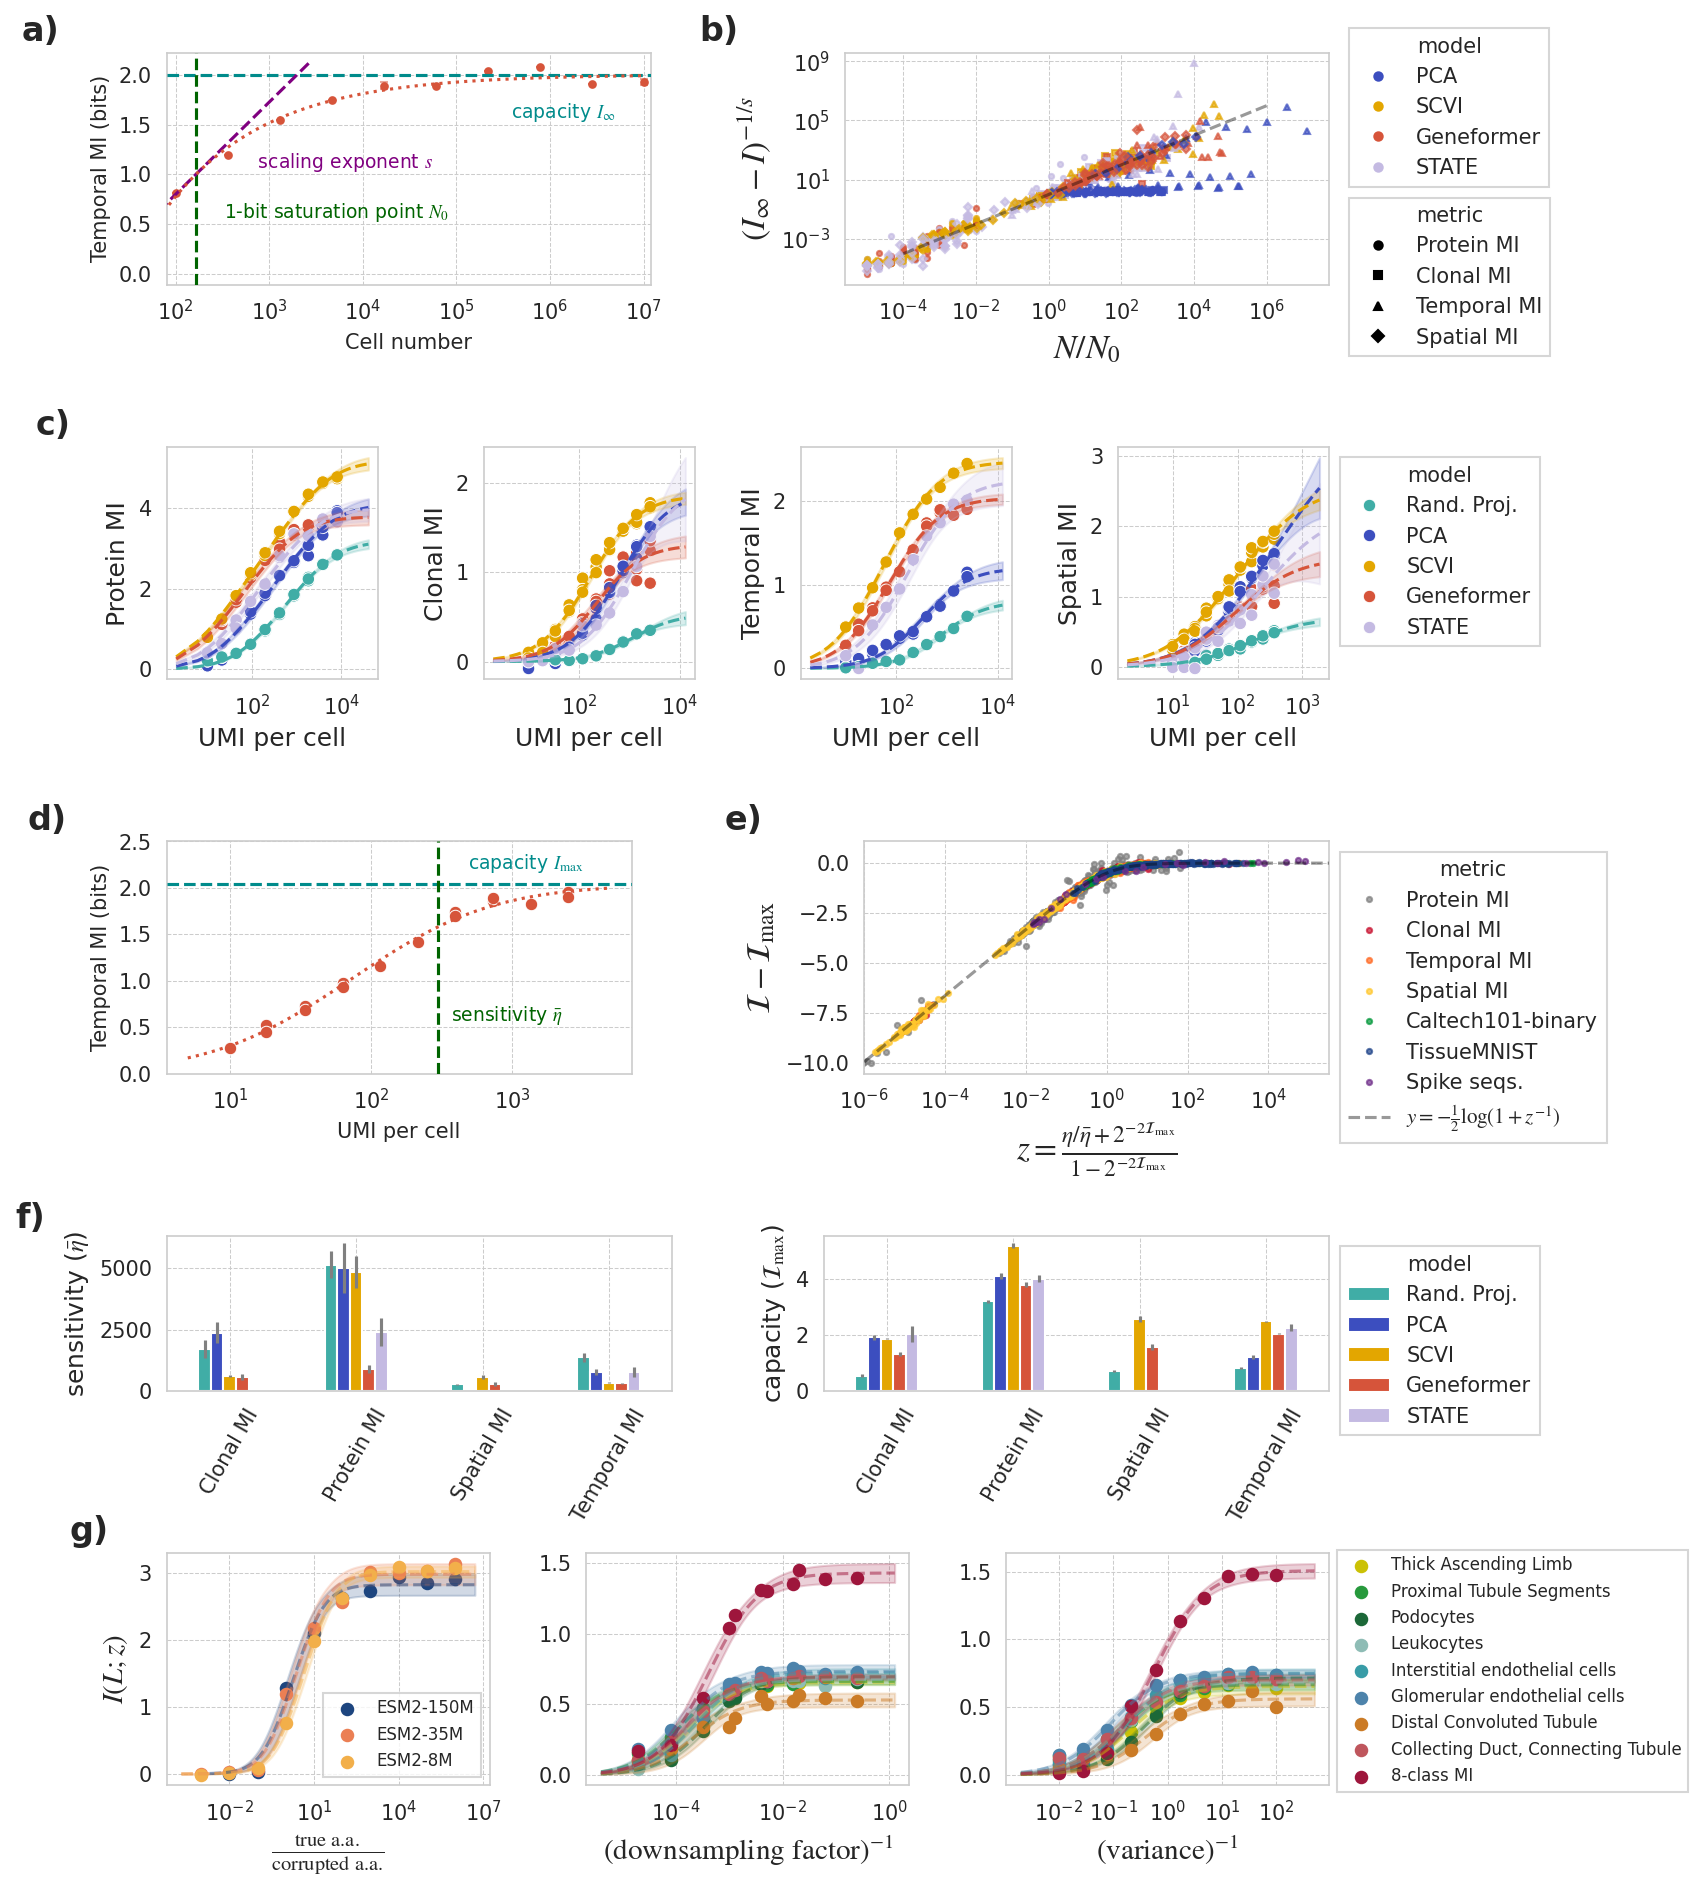

This figure's Python source:
"""big_fig_2.py

Script form of analysis/big_fig_2.ipynb, extended to include the STATE models.

What this does
--------------
1. Loads the single-cell MI results (`collect_mi_results.csv`), the precomputed
   cell-number / noise scaling fit parameters, and the auxiliary modalities
   (Caltech101, ESM2 spike sequences, TissueMNIST).
2. STATE has raw MI sweeps in `collect_mi_results.csv` but no precomputed scaling
   fits.  We fit them here with the *same* lmfit methodology used to generate the
   other models' parameters (see analysis/archive/2025-11-18_17-10_* and _17-20_*),
   then persist the STATE rows into `cell_scaling.csv` / `noise_scaling.csv` so the
   rest of the analysis picks them up too.
3. Reproduces the full 5-row "big figure 2" and adds STATE everywhere the other
   single-cell models appear, using the lavender colour c6[0] as STATE's colour.

Run with the `scaling` conda env:
    conda activate scaling && python analysis/big_fig_2.py
"""

import os
import glob
import re
import warnings

import numpy as np
import pandas as pd
import matplotlib as mpl

mpl.use("Agg")  # headless: we save to disk rather than show
import matplotlib.pyplot as plt
import seaborn as sns
from matplotlib import rcParams
from matplotlib.lines import Line2D
from lmfit import Model

# ----------------------------------------------------------------------------
# Paths
# ----------------------------------------------------------------------------
HERE = os.path.dirname(os.path.abspath(__file__))          # .../analysis
REPO_ROOT = os.path.dirname(HERE)                          # repo root
FINAL = os.path.join(HERE, "final_results")

CALTECH_URL = "https://raw.githubusercontent.com/ggdna/scScaling/main/results/"

COLLECT_CSV = os.path.join(FINAL, "collect_mi_results.csv")
CELL_SCALING_CSV = os.path.join(FINAL, "cell_scaling.csv")
NOISE_SCALING_CSV = os.path.join(FINAL, "noise_scaling.csv")
SEQ_CSV = os.path.join(REPO_ROOT, "seq", "multisize_gisaid_results.csv")
TISSUE_GLOB = os.path.join(REPO_ROOT, "images", "tissuemnist_models", "result_*.csv")

OUT_PDF = os.path.join(HERE, "big_fig_2.pdf")
OUT_PNG = os.path.join(HERE, "big_fig_2.png")

# Label renaming (applied to *values* across all columns, like the notebook).
RENAME_DICT = {
    "celltype.l3": "Cell type MI",
    "protein_counts": "Protein MI",
    "clone": "Clonal MI",
    "author_day": "Temporal MI",
    "ng_idx": "Spatial MI",
    "RandomProjection": "Rand. Proj.",
}

# STATE is only evaluated on each dataset's primary signal.
STATE_DATASET_SIGNAL = {
    "PBMC": "protein_counts",
    "larry": "clone",
    "merfish": "ng_idx",
    "shendure": "author_day",
}


# ----------------------------------------------------------------------------
# Model functions (from the notebook)
# ----------------------------------------------------------------------------
def cell_number_scaling(x, N0, s, I_inf):
    """Cell number scaling: I(x) = max(0, I_inf - (x/N0)^(-s))"""
    with np.errstate(divide="ignore", invalid="ignore", over="ignore"):
        ratio = x / N0
        scaling_term = np.where(ratio > 0, np.exp(-s * np.log(ratio)), 0.0)
        return np.where(x > 0, np.maximum(0, I_inf - scaling_term), np.nan)


def info_scaling(u, u_bar, I_max):
    """Information scaling: I(u) = I_max - 0.5*log2((1+u/u_bar)/(u/u_bar+2^(-2*I_max)))"""
    epsilon = 1e-12
    u, u_bar, I_max = np.asarray(u), np.asarray(u_bar), np.asarray(I_max)
    u_bar_safe = np.where(u_bar == 0, epsilon, u_bar)
    u_over_u_bar = u / u_bar_safe
    numerator = 1 + u_over_u_bar
    denominator = np.where(u_over_u_bar + 2 ** (-2 * I_max) == 0, epsilon, u_over_u_bar + 2 ** (-2 * I_max))
    ratio = np.where(numerator / denominator <= 0, epsilon, numerator / denominator)
    return I_max - 0.5 * np.log2(ratio)


def info_scaling_model(x, A, B):
    """Parameterized info scaling: 0.5*log2((x*B+1)/(1+A*x))"""
    return 0.5 * np.log2((x * B + 1) / (1 + A * x))


def transform_to_z(x, xbar, imax):
    """Transform to collapsed coordinate z"""
    A = 2 ** (-2 * imax)
    return ((x / xbar) + A) / (1 - A)


# ----------------------------------------------------------------------------
# STATE parameter fitting (mirrors the archived fit scripts)
# ----------------------------------------------------------------------------
def _cell_number_scaling_fit_model(x, N0, s, I_inf):
    """Form used for *fitting* (matches archive/2025-11-18_17-10_hyperparam_fits_cell_scaling.py)."""
    with np.errstate(divide="ignore", invalid="ignore"):
        return np.where(x > 0, I_inf - (x / N0) ** (-s), np.nan)


def _info_scaling_fit_model(u, u_bar, I_max):
    """Form used for *fitting* (matches archive/2025-11-18_17-20_hyperparm_fits_noise_scaling.py)."""
    eps = 1e-12
    u = np.asarray(u, dtype=float)
    u_bar_safe = np.where(u_bar == 0, eps, u_bar)
    u_over = u / u_bar_safe
    denom = np.where(u_over + 2 ** (-2 * I_max) == 0, eps, u_over + 2 ** (-2 * I_max))
    ratio = np.where((1 + u_over) / denom <= 0, eps, (1 + u_over) / denom)
    return I_max - 0.5 * np.log2(ratio)


def _safe_stderr(param):
    return param.stderr if param.stderr is not None else np.nan


def fit_state_cell_scaling(collect_df, initial_N0=1e4, initial_s=1.0, initial_I_inf=2.5):
    """Fit cell-number scaling for STATE per (dataset, metric, quality).

    Uses the deep-method bounds (N0 in [10, 1e7], s in [0.01, 10], I_inf in [0.1, 10]),
    the same branch the archived script uses for Geneformer/SCVI/State.
    """
    state = collect_df[collect_df["algorithm"] == "State"]
    model = Model(_cell_number_scaling_fit_model)
    rows = []
    for (dataset, signal, quality), grp in state.groupby(["dataset", "signal", "quality"]):
        if len(grp) < 3:
            continue
        x = grp["size"].values.astype(float)
        y = grp["mi_value"].values.astype(float)
        params = model.make_params(
            N0=dict(value=initial_N0, min=10, max=10 ** 7),
            s=dict(value=initial_s, min=0.01, max=10.0),
            I_inf=dict(value=initial_I_inf, min=0.1, max=10.0),
        )
        try:
            result = model.fit(y, params, x=x)
            with warnings.catch_warnings():
                warnings.simplefilter("ignore")
                try:
                    unc = result.eval_uncertainty(params=result.params, x=x, sigma=2)
                except Exception:
                    unc = np.zeros_like(x)
            rows.append({
                "dataset": dataset, "method": "State", "metric": signal, "quality": quality,
                "N0": result.params["N0"].value, "s": result.params["s"].value,
                "I_inf": result.params["I_inf"].value,
                "N0_error": _safe_stderr(result.params["N0"]),
                "s_error": _safe_stderr(result.params["s"]),
                "I_inf_error": _safe_stderr(result.params["I_inf"]),
                "mean_residual": float(np.mean(np.abs(result.residual))),
                "avg_uncertainty_error": float(np.mean(np.abs(unc))),
            })
        except Exception as e:
            print(f"  [cell] STATE fit failed for {dataset}/{signal}/q={quality:.3f}: {e}")
    out = pd.DataFrame(rows)
    num = ["N0", "s", "I_inf", "N0_error", "s_error", "I_inf_error", "mean_residual", "avg_uncertainty_error"]
    out[num] = out[num].round(3)
    return out


def fit_state_noise_scaling(collect_df, initial_u_bar=540, initial_I_max=3):
    """Fit noise (information) scaling for STATE per (dataset, metric, size)."""
    state = collect_df[collect_df["algorithm"] == "State"]
    model = Model(_info_scaling_fit_model)
    rows = []
    for (dataset, signal, size), grp in state.groupby(["dataset", "signal", "size"]):
        if len(grp) < 3:
            continue
        u = grp["umis_per_cell"].values.astype(float)
        y = grp["mi_value"].values.astype(float)
        params = model.make_params(u_bar=dict(value=initial_u_bar, min=0), I_max=dict(value=initial_I_max, min=0))
        try:
            result = model.fit(y, params, u=u)
            with warnings.catch_warnings():
                warnings.simplefilter("ignore")
                try:
                    unc = result.eval_uncertainty(params=result.params, u=u, sigma=2)
                except Exception:
                    unc = np.zeros_like(u)
            rows.append({
                "dataset": dataset, "method": "State", "metric": signal, "size": size,
                "fitted_u_bar": result.params["u_bar"].value,
                "fitted_I_max": result.params["I_max"].value,
                "u_bar_error": _safe_stderr(result.params["u_bar"]),
                "I_max_error": _safe_stderr(result.params["I_max"]),
                "avg_uncertainty_error": float(np.mean(np.abs(unc))),
            })
        except Exception as e:
            print(f"  [noise] STATE fit failed for {dataset}/{signal}/size={size}: {e}")
    out = pd.DataFrame(rows)
    num = ["fitted_u_bar", "fitted_I_max", "u_bar_error", "I_max_error", "avg_uncertainty_error"]
    out[num] = out[num].round(3)
    return out


def merge_and_persist(existing_csv, state_rows, key_cols):
    """Drop any prior STATE rows from the CSV, append fresh STATE rows, write back.

    Idempotent: re-running replaces (rather than duplicates) STATE rows.  Returns
    the merged dataframe (raw, un-renamed names) for plotting use.
    """
    existing = pd.read_csv(existing_csv)
    existing = existing[existing["method"] != "State"]
    merged = pd.concat([existing, state_rows[existing.columns]], ignore_index=True)
    merged.to_csv(existing_csv, index=False)
    print(f"  wrote {len(state_rows)} STATE rows -> {os.path.relpath(existing_csv, REPO_ROOT)}")
    return merged


# ----------------------------------------------------------------------------
# Plot helpers (from the notebook)
# ----------------------------------------------------------------------------
def plot_points(ax, x, y, color, label, marker="o"):
    ax.plot(x, y, color=color, marker=marker, alpha=0.7, ms=2.5, label=label, lw=0)


def fit_info_model(x_data, y_data, gate=True):
    """Fit info_scaling_model and return (x_bar, i_max, result).

    When ``gate`` is True (default), the fit is only returned if it is
    trustworthy (A/B standard errors smaller than their values) -- used by the
    collapse / auxiliary-modality panels.  When ``gate`` is False the fit is
    returned regardless of its uncertainty (used for the panel-c example curves,
    which should always be drawn).
    """
    model = Model(info_scaling_model)
    params = model.make_params(A=1e-2, B=1e-2)
    params["A"].min = params["B"].min = 0
    try:
        result = model.fit(y_data, params, x=x_data)
    except Exception:
        return None, None, None
    a, b = result.params["A"], result.params["B"]
    good = a.stderr and b.stderr and a.stderr < a.value and b.stderr < b.value
    if gate and not good:
        return None, None, None
    try:
        x_bar, i_max = 1 / a.value, 0.5 * np.log2(b.value / a.value)
    except Exception:
        x_bar, i_max = None, None
    return x_bar, i_max, result


def plot_precomputed_scaling(ax, df, param_df, color_map, marker_map, hue_order_metrics, hue_order_methods):
    """Plot precomputed scaling-collapse data (panel b)."""
    n_curves = 0
    for sig in hue_order_metrics:
        if sig == "Caltech101-binary":
            continue
        for q in df["quality"].unique():
            if q < 0.1:
                continue
            for alg in hue_order_methods:
                data = df[(df["signal"] == sig) & (df["quality"] == q) & (df["algorithm"] == alg)]
                if len(data) < 10:
                    continue
                avg_data = data.groupby("size").mi_value.mean()
                p = param_df[(param_df["metric"] == sig) & (param_df["method"] == alg) & (param_df["quality"] == q)]
                if p.empty:
                    continue
                s, N0, I_inf = p["s"].values[0], p["N0"].values[0], p["I_inf"].values[0]
                N_hat = avg_data.index / N0
                plot_points(ax, N_hat, (I_inf - avg_data.values) ** (-1 / s),
                            color_map[alg], None, marker_map[sig])
                n_curves += 1
    print(f"Plotted {n_curves} scaling curves.")


def plot_precomputed_noise(ax, df, param_df, palette, hue_order_metrics, hue_order_methods):
    """Plot precomputed noise-collapse data (panel e), coloured by metric."""
    n_curves = 0
    for idx, sig in enumerate(hue_order_metrics):
        if sig == "Caltech101-binary":
            continue
        for size in df["size"].unique():
            for alg in hue_order_methods:
                data = df[(df["signal"] == sig) & (df["size"] == size) & (df["algorithm"] == alg)]
                if len(data) < 10:
                    continue
                avg_data = data.groupby("umis_per_cell").mi_value.mean()
                p = param_df[(param_df["metric"] == sig) & (param_df["method"] == alg) & (param_df["size"] == size)]
                if p.empty:
                    continue
                xbar, imax = p["fitted_u_bar"].values[0], p["fitted_I_max"].values[0]
                z = transform_to_z(avg_data.index, xbar, imax)
                plot_points(ax, z, avg_data.values - imax, palette[idx], sig)
                n_curves += 1
    print(f"Plotted {n_curves} noise curves.")


def fit_and_plot_caltech(ax, df, x_col, color):
    for class_label in df["Class label"].unique()[:-1]:
        data = df[df["Class label"] == class_label]
        x_data, y_data = 1 / data[x_col], data["MI"]
        x_bar, i_max, _ = fit_info_model(x_data, y_data)
        if x_bar and i_max:
            z = transform_to_z(x_data, x_bar, i_max)
            plot_points(ax, z, y_data - i_max, color, "Caltech101-binary")


def fit_and_plot_sequences(ax, seq_df, color):
    for model_size in sorted(seq_df["model_size"].unique()):
        data = seq_df[seq_df["model_size"] == model_size]
        x_data = data["true/error"]
        y_data = data["mutual_information"]
        x_bar, i_max, _ = fit_info_model(x_data, y_data)
        if x_bar and i_max:
            z = transform_to_z(x_data, x_bar, i_max)
            plot_points(ax, z, y_data - i_max, color, "Spike seqs.")
            print(f"Sequences {model_size}: x_bar={x_bar:.2f}, i_max={i_max:.2f}")


def fit_and_plot_tissue(ax, combined_df, downsampling_type, tissue_color):
    data_subset = combined_df[combined_df["downsampling_type"] == downsampling_type].copy()
    x_transform = (lambda x: x ** 2) if downsampling_type == "pixel" else (lambda x: x)
    data_subset["inv_factor"] = 1 / data_subset["downsampling_level"]
    ova_columns = ["mi_score"] + [c for c in data_subset.columns if "ova_mi_continuous" in c]
    for col in ova_columns[::-1]:
        mask = ~data_subset[col].isna() & ~data_subset["inv_factor"].isna()
        x_data = x_transform(data_subset[mask]["inv_factor"].values)
        y_data = data_subset[mask][col].values
        if len(x_data) < 3:
            continue
        x_bar, i_max, _ = fit_info_model(x_data, y_data)
        if x_bar and i_max:
            z = transform_to_z(x_data, x_bar, i_max)
            plot_points(ax, z, y_data - i_max, tissue_color, "TissueMNIST")


# ----------------------------------------------------------------------------
# Data loading
# ----------------------------------------------------------------------------
def load_data():
    print("Loading data ...")
    collect_raw = pd.read_csv(COLLECT_CSV)

    # --- fit STATE scaling params and persist them into the param CSVs ---
    print("Fitting STATE scaling parameters ...")
    state_cell = fit_state_cell_scaling(collect_raw)
    state_noise = fit_state_noise_scaling(collect_raw)
    cell_param_raw = merge_and_persist(CELL_SCALING_CSV, state_cell, ["dataset", "method", "metric", "quality"])
    noise_param_raw = merge_and_persist(NOISE_SCALING_CSV, state_noise, ["dataset", "method", "metric", "size"])

    # --- single-cell MI results, renamed like the notebook ---
    df = collect_raw.replace(RENAME_DICT)
    sc_param_df = cell_param_raw.replace(RENAME_DICT)
    sc_param_df_noise = noise_param_raw.replace(RENAME_DICT)

    # --- Caltech101 (remote); skip gracefully if offline ---
    gaussian_df, res_df = None, None
    try:
        gaussian_df = pd.read_csv(f"{CALTECH_URL}Caltech101_Gaussian.csv")
        gaussian_df["Scale"] = gaussian_df["Scale"] ** 2
        res_df = pd.read_csv(f"{CALTECH_URL}Caltech101_resolution.csv")
    except Exception as e:
        print(f"WARNING: could not fetch Caltech101 data ({e}); panel e will omit Caltech points.")

    # --- ESM2 spike sequences ---
    seq_df = pd.read_csv(SEQ_CSV)

    # --- TissueMNIST ---
    dfs_tissue = []
    for file in glob.glob(TISSUE_GLOB):
        match = re.search(r"result_(.+)\.csv", file)
        token = match.group(1)
        if token == "clean":
            downsampling_type, downsampling_level = "clean", 0.0
        elif "pix" in token:
            downsampling_type, downsampling_level = "pixel", float(token.split("_")[1][:-1])
        elif "gauss" in token:
            downsampling_type, downsampling_level = "gaussian", float(token.split("_")[1][:-1])
        else:
            downsampling_type, downsampling_level = "unknown", 0.0
        df_temp = pd.read_csv(file)
        df_temp["downsampling_level"] = downsampling_level
        df_temp["downsampling_type"] = downsampling_type
        dfs_tissue.append(df_temp)
    combined_df = pd.concat(dfs_tissue, ignore_index=True)

    return dict(df=df, sc_param_df=sc_param_df, sc_param_df_noise=sc_param_df_noise,
                noise_param_raw=noise_param_raw, gaussian_df=gaussian_df, res_df=res_df,
                seq_df=seq_df, combined_df=combined_df)


# ----------------------------------------------------------------------------
# Style + colours
# ----------------------------------------------------------------------------
def setup_style():
    sns.set_style("whitegrid")
    rcParams.update({
        "figure.dpi": 150,
        "grid.linewidth": 0.5,
        "grid.linestyle": "dashed",
        "legend.fancybox": False,
        "mathtext.fontset": "stix",
    })
    mpl.rcParams["pdf.fonttype"] = 42
    mpl.rcParams["svg.fonttype"] = "none"


# c6[0] (lavender) is STATE's colour.
c6 = ["#c4bae2", "#40ada6", "#3c4ebf", "#e3a600", "#d6543a", "#edb1a3"]

# Single-cell model -> colour (after RENAME_DICT: RandomProjection -> "Rand. Proj.").
METHOD_COLOR = {
    "Rand. Proj.": c6[1],
    "PCA": c6[2],
    "SCVI": c6[3],
    "Geneformer": c6[4],
    "State": c6[0],   # lavender
}
METHOD_LABEL = {"State": "STATE"}  # display label for the legend

# Model orders, now including STATE.
HUE_ORDER = ["Rand. Proj.", "PCA", "SCVI", "Geneformer", "State"]
PRETTY_PALETTE = [METHOD_COLOR[m] for m in HUE_ORDER]
SCALING_METHODS = ["PCA", "SCVI", "Geneformer", "State"]   # panel b
NOISE_METHODS = ["PCA", "SCVI", "Geneformer", "Rand. Proj.", "State"]  # panel e

# Metric colours / order (unchanged from the notebook).
PRETTY_PALETTE_METRICS = "grey, #C8102EFF, #FF6720FF, #FFC72CFF, #009739FF, #1D4289FF, #702F8AFF".split(", ")
HUE_ORDER_METRICS = ["Protein MI", "Clonal MI", "Temporal MI", "Spatial MI", "Caltech101-binary"]

SEQ_COLORS = "#1D457FFF, #61599DFF, #C36377FF, #EB7F54FF, #F2AF4AFF".split(", ")
SEQ_COLORS = SEQ_COLORS[:1] + SEQ_COLORS[3:4] + SEQ_COLORS[4:]
SEQ_COLOR_COLLAPSE = PRETTY_PALETTE_METRICS[6]
TISSUE_COLOR = PRETTY_PALETTE_METRICS[5]

PALETTE_TISSUE = ("#CBC106FF, #27993CFF, #1C6838FF, #8EBCB5FF, #389CA7FF, "
                  "#4D83ABFF, #CB7B26FF, #BF565DFF, #9E163CFF").split(", ")


# ----------------------------------------------------------------------------
# Figure
# ----------------------------------------------------------------------------
def make_figure(data):
    df = data["df"]
    sc_param_df = data["sc_param_df"]
    sc_param_df_noise = data["sc_param_df_noise"]
    noise_param_raw = data["noise_param_raw"]
    gaussian_df, res_df = data["gaussian_df"], data["res_df"]
    seq_df, combined_df = data["seq_df"], data["combined_df"]

    fig = plt.figure(figsize=(10, 15), dpi=150)
    gs_main = fig.add_gridspec(5, 1, height_ratios=[3, 3, 3, 2, 3], hspace=0.75)

    # ========================================================================
    # ROW 1: Cell Number Scaling
    # ========================================================================
    gs_row1 = gs_main[0].subgridspec(1, 2, wspace=0.4)

    # Panel a: scaling example (Temporal MI, Geneformer)
    ax_a = fig.add_subplot(gs_row1[0])
    metric, method = "Temporal MI", "Geneformer"
    subset = sc_param_df[(sc_param_df["quality"] == 1) & (sc_param_df["method"] == method) & (sc_param_df["metric"] == metric)]
    s, N0, I_inf = subset["s"].values[0], subset["N0"].values[0], subset["I_inf"].values[0]

    data_a = df[(df["quality"] == 1) & (df["algorithm"] == method) & (df["signal"] == metric)]
    data_a_agg = data_a.groupby("size")["mi_value"].agg(["mean", "min", "max", "count"]).reset_index()
    _sizes = data_a_agg["size"].values
    _means = data_a_agg["mean"].values
    _yerr = [_means - data_a_agg["min"].values, data_a_agg["max"].values - _means]
    ax_a.scatter(_sizes, _means, color=METHOD_COLOR["Geneformer"], zorder=3, s=10)
    ax_a.errorbar(_sizes, _means, yerr=_yerr, fmt="none",
                  color=METHOD_COLOR["Geneformer"], alpha=0.5, zorder=2, capsize=2)
    print("Panel a — min-max interval width per cell number (Temporal MI, Geneformer, quality=1):")
    for sz, lo, hi, n in zip(_sizes, data_a_agg["min"].values, data_a_agg["max"].values, data_a_agg["count"].values):
        print(f"  N={sz:>10,.0f}:  seeds={n:>3}  min={lo:.4f}  max={hi:.4f}  width={hi - lo:.4f}")

    xs = np.logspace(1, 7, 100)
    ys = np.maximum(I_inf - (xs / N0) ** (-s), 0)
    ax_a.plot(xs, ys, linestyle=":", color=METHOD_COLOR["Geneformer"], zorder=20)

    ax_a.axhline(I_inf, linestyle="dashed", color="darkcyan", zorder=10, lw=1.5)
    ax_a.text(data_a["size"].max() / 2, I_inf - 0.5, r"capacity $I_\infty$", ha="right", va="bottom", color="darkcyan", fontsize=9)
    ax_a.axvline(N0, linestyle="dashed", color="darkgreen", zorder=10, lw=1.5)
    ax_a.text(N0 * 2, 0.5, r"1-bit saturation point $N_0$", ha="left", va="bottom", color="darkgreen", fontsize=9)

    y_tangent = I_inf - 1
    x_tan_1, x_tan_2 = N0 / 8, N0 * 16
    y_tan_1 = s * np.log(x_tan_1) - s * np.log(N0) + y_tangent
    y_tan_2 = s * np.log(x_tan_2) - s * np.log(N0) + y_tangent
    ax_a.plot([x_tan_1, x_tan_2], [y_tan_1, y_tan_2], linestyle="dashed", color="purple", zorder=10, lw=1.5)
    ax_a.text(x_tan_2 / 4, y_tan_2 - 1, r" scaling exponent $s$", ha="left", va="center", color="purple", fontsize=9)

    ax_a.set_xscale("log")
    ax_a.set_xlabel("Cell number")
    ax_a.set_ylabel("Temporal MI (bits)")
    ax_a.set_xlim(data_a["size"].min() * 0.8, data_a["size"].max() * 1.2)

    # Panel b: scaling collapse
    ax_b = fig.add_subplot(gs_row1[1])
    markers = ["o", "s", "^", "D", "v"]
    marker_map = {m: markers[i] for i, m in enumerate(HUE_ORDER_METRICS) if m != "Caltech101-binary"}

    plot_precomputed_scaling(ax_b, df, sc_param_df, METHOD_COLOR, marker_map, HUE_ORDER_METRICS, SCALING_METHODS)

    xs = np.logspace(-4, 6, 100)
    ax_b.plot(xs, xs, color="black", linestyle="--", alpha=0.4, lw=1.5, label=r"$y = x$", zorder=10)
    ax_b.set_xscale("log")
    ax_b.set_yscale("log")
    ax_b.set_xlabel(r"$N/N_0$", fontsize=16)
    ax_b.set_ylabel(r"$(I_{\infty} - I)^{-1/s}$", fontsize=16)

    method_handles = [Line2D([0], [0], color=METHOD_COLOR[m], marker="o", linestyle="None",
                             label=METHOD_LABEL.get(m, m), ms=4) for m in SCALING_METHODS]
    leg1 = ax_b.legend(handles=method_handles, loc="upper left", bbox_to_anchor=(1.02, 1.15), title="model")
    metric_handles = [Line2D([0], [0], color="black", marker=marker_map[m], linestyle="None", label=m, ms=4)
                      for m in HUE_ORDER_METRICS if m != "Caltech101-binary"]
    ax_b.legend(handles=metric_handles, loc="upper left", bbox_to_anchor=(1.02, 0.42), title="metric")
    ax_b.add_artist(leg1)

    # ========================================================================
    # ROW 2: Noise Examples
    # ========================================================================
    gs_row2 = gs_main[1].subgridspec(1, 4, wspace=0.5)
    axs_c = [fig.add_subplot(gs_row2[i]) for i in range(4)]

    for ax, sig in zip(axs_c, HUE_ORDER_METRICS):
        if sig == "Caltech101-binary":
            continue
        sub = df[df["signal"] == sig]
        max_sub = sub[sub["size"] == sub["size"].max()]

        sns.scatterplot(data=max_sub, x="umis_per_cell", y="mi_value", hue="algorithm",
                        palette=PRETTY_PALETTE, hue_order=HUE_ORDER, ax=ax, legend=ax == axs_c[-1])

        for i, alg in enumerate(HUE_ORDER):
            dat = max_sub[max_sub["algorithm"] == alg]
            if len(dat) < 9:
                continue
            # gate=False: always draw the example fit, regardless of its uncertainty
            _, _, result = fit_info_model(dat["umis_per_cell"], dat["mi_value"], gate=False)
            if result:
                x_fit = np.linspace(dat["umis_per_cell"].min() / 5, dat["umis_per_cell"].max() * 5, 10000)
                y_fit = result.eval(x=x_fit)
                y_err = result.eval_uncertainty(x=x_fit, sigma=2)
                ax.fill_between(x_fit, y_fit + y_err, y_fit - y_err, color=PRETTY_PALETTE[i], alpha=0.2)
                ax.plot(x_fit, y_fit, color=PRETTY_PALETTE[i], linestyle="--")

        ax.set_xscale("log")
        ax.set_ylabel(sig, fontsize=12)
        ax.set_xlabel("UMI per cell", fontsize=12)

    if axs_c[-1].get_legend():
        # relabel STATE -> "STATE" in the model legend
        leg = axs_c[-1].get_legend()
        for txt in leg.get_texts():
            if txt.get_text() == "State":
                txt.set_text("STATE")
        sns.move_legend(axs_c[-1], "upper left", bbox_to_anchor=(1, 1), title="model")
        for txt in axs_c[-1].get_legend().get_texts():
            if txt.get_text() == "State":
                txt.set_text("STATE")

    # ========================================================================
    # ROW 3: Noise Collapse
    # ========================================================================
    gs_row3 = gs_main[2].subgridspec(1, 2, width_ratios=[4, 4], wspace=0.5)

    # Panel d: noise annotation (Temporal MI, Geneformer)
    ax_d = fig.add_subplot(gs_row3[0])
    metric, method = "Temporal MI", "Geneformer"
    max_cell_number = df[df["signal"] == metric]["size"].max()
    subset = sc_param_df_noise[(sc_param_df_noise["size"] == max_cell_number) &
                               (sc_param_df_noise["method"] == method) & (sc_param_df_noise["metric"] == metric)]
    u_bar, I_max = subset["fitted_u_bar"].values[0], subset["fitted_I_max"].values[0]

    data_d = df[(df["size"] == max_cell_number) & (df["algorithm"] == method) & (df["signal"] == metric)]
    sns.scatterplot(data=data_d, x="umis_per_cell", y="mi_value", color=METHOD_COLOR["Geneformer"], ax=ax_d, legend=False, zorder=3)

    xs = np.logspace(np.log10(data_d["umis_per_cell"].min() / 2), np.log10(data_d["umis_per_cell"].max() * 2), 100)
    ys = np.maximum(I_max - 0.5 * np.log2((1 + xs / u_bar) / (xs / u_bar + 2 ** (-2 * I_max))), 0)
    ax_d.plot(xs, ys, linestyle=":", color=METHOD_COLOR["Geneformer"], zorder=20)

    ax_d.axhline(I_max, linestyle="dashed", color="darkcyan", zorder=10, lw=1.5)
    ax_d.text(data_d["umis_per_cell"].max() / 2, I_max + 0.1, r"capacity $I_\max$", ha="center", va="bottom", color="darkcyan", fontsize=9)
    ax_d.axvline(u_bar, linestyle="dashed", color="darkgreen", zorder=10, lw=1.5)
    ax_d.text(u_bar * 1.25, 0.5, r"sensitivity $\bar{\eta}$", ha="left", va="bottom", color="darkgreen", fontsize=9)

    ax_d.set_xscale("log")
    ax_d.set_ylim(0, 2.5)
    ax_d.set_xlabel("UMI per cell")
    ax_d.set_ylabel("Temporal MI (bits)")

    # Panel e: noise collapse (coloured by metric; STATE adds points here too)
    ax_e = fig.add_subplot(gs_row3[1])
    plot_precomputed_noise(ax_e, df, sc_param_df_noise, PRETTY_PALETTE_METRICS, HUE_ORDER_METRICS, NOISE_METHODS)
    if gaussian_df is not None:
        fit_and_plot_caltech(ax_e, gaussian_df, "Scale", PRETTY_PALETTE_METRICS[4])
        fit_and_plot_caltech(ax_e, res_df, "Factor", PRETTY_PALETTE_METRICS[4])
    fit_and_plot_tissue(ax_e, combined_df, "pixel", TISSUE_COLOR)
    fit_and_plot_tissue(ax_e, combined_df, "gaussian", TISSUE_COLOR)
    fit_and_plot_sequences(ax_e, seq_df, SEQ_COLOR_COLLAPSE)

    xs = np.logspace(-6, 5.5, 100)
    ax_e.plot(xs, -np.log2((1 + xs) / xs) / 2, color="black", linestyle="--", alpha=0.4, lw=1.5,
              label=r"$y = -\frac{1}{2}\log(1 + z^{-1})$", zorder=10)
    ax_e.set_xscale("log")
    ax_e.set_xlim(xs.min(), xs.max())
    ax_e.set_ylabel(r"$\mathcal{I} - \mathcal{I}_{\max}$", fontsize=16)
    ax_e.set_xlabel(r"$z = \frac{\eta/\bar{\eta} + 2^{-2\mathcal{I}_{\max}}}{1 - 2^{-2\mathcal{I}_{\max}}}$", fontsize=16)

    handles, labels = ax_e.get_legend_handles_labels()
    by_label = dict(zip(labels, handles))
    ax_e.legend(by_label.values(), by_label.keys(), loc="upper left", bbox_to_anchor=(1.0, 1.0), title="metric")

    # ========================================================================
    # ROW 4: Parameter Bars
    # ========================================================================
    gs_row4 = gs_main[3].subgridspec(1, 2, wspace=0.3)
    axs_f = [fig.add_subplot(gs_row4[i]) for i in range(2)]

    # Error cutoffs for the parameter bars.  The capacity (I_max) bars are gated
    # on the absolute capacity error; the sensitivity (u_bar) bars are gated on
    # the *relative* sensitivity error -- a poorly-constrained u_bar (e.g. Clonal
    # MI STATE, ~55% relative error) is suppressed even when its capacity is well
    # constrained, so the two bars come from the same fit but are filtered on the
    # parameter each panel actually shows.
    I_MAX_ERR_CUTOFF = 0.5          # capacity error, in bits
    U_BAR_REL_ERR_CUTOFF = 0.5      # sensitivity error, as a fraction of u_bar

    noise_df = noise_param_raw.copy()
    noise_df = noise_df[noise_df["I_max_error"] < I_MAX_ERR_CUTOFF]
    noise_df = noise_df[noise_df["metric"] != "celltype.l3"]
    noise_df = noise_df[noise_df["size"].isin(noise_df.groupby("dataset")["size"].max().values)]

    # Sensitivity panel: suppress (NaN out) bars whose u_bar is poorly constrained,
    # keeping the metric x method grid aligned with the capacity panel.
    sens_df = noise_df.copy()
    rel_ubar_err = sens_df["u_bar_error"] / sens_df["fitted_u_bar"]
    sens_df.loc[rel_ubar_err >= U_BAR_REL_ERR_CUTOFF, ["fitted_u_bar", "u_bar_error"]] = np.nan

    noise_df.replace(RENAME_DICT, inplace=True)
    sens_df.replace(RENAME_DICT, inplace=True)

    bar_methods = [m for m in HUE_ORDER if m in noise_df["method"].unique()]
    bar_colors = [METHOD_COLOR[m] for m in bar_methods]

    means = sens_df.pivot(index="metric", columns="method", values="fitted_u_bar")
    errors = sens_df.pivot(index="metric", columns="method", values="u_bar_error")
    means[bar_methods].plot(kind="bar", yerr=errors[bar_methods], ax=axs_f[0], color=bar_colors,
                            capsize=0, ecolor="grey", rot=0, legend=False)
    axs_f[0].set_xlabel("")
    axs_f[0].set_ylabel(r"sensitivity ($\bar{\eta}$)", fontsize=12)
    axs_f[0].tick_params(axis="x", rotation=60)

    means = noise_df.pivot(index="metric", columns="method", values="fitted_I_max")
    errors = noise_df.pivot(index="metric", columns="method", values="I_max_error")
    means[bar_methods].plot(kind="bar", yerr=errors[bar_methods], ax=axs_f[1], color=bar_colors,
                            capsize=0, ecolor="grey", rot=0)
    axs_f[1].set_xlabel("")
    axs_f[1].set_ylabel(r"capacity ($\mathcal{I}_{\max}$)", fontsize=12)
    leg_f = axs_f[1].legend(title="model", bbox_to_anchor=(1.0, 1), loc="upper left")
    for txt in leg_f.get_texts():
        if txt.get_text() == "State":
            txt.set_text("STATE")
    axs_f[1].tick_params(axis="x", rotation=60)

    # ========================================================================
    # ROW 5: TissueMNIST and Sequences
    # ========================================================================
    gs_row5 = gs_main[4].subgridspec(1, 3, wspace=0.3)
    axs_g = [fig.add_subplot(gs_row5[i]) for i in range(3)]

    label_map = {
        "ova_mi_continuous_Class_0": "Collecting Duct, Connecting Tubule",
        "ova_mi_continuous_Class_1": "Distal Convoluted Tubule",
        "ova_mi_continuous_Class_2": "Glomerular endothelial cells",
        "ova_mi_continuous_Class_3": "Interstitial endothelial cells",
        "ova_mi_continuous_Class_4": "Leukocytes",
        "ova_mi_continuous_Class_5": "Podocytes",
        "ova_mi_continuous_Class_6": "Proximal Tubule Segments",
        "ova_mi_continuous_Class_7": "Thick Ascending Limb",
        "mi_score": "8-class MI",
    }

    # Panel g1: sequences
    for idx, model_size in enumerate(sorted(seq_df["model_size"].unique())):
        data_s = seq_df[seq_df["model_size"] == model_size]
        x_data = data_s["true/error"]
        y_data = data_s["mutual_information"]
        color = SEQ_COLORS[idx % len(SEQ_COLORS)]
        _, _, result = fit_info_model(x_data, y_data)
        if result:
            x_fit = np.logspace(np.log10(x_data.min() / 5), np.log10(5 * x_data.max()), 100000)
            y_fit = result.eval(x=x_fit)
            y_err = result.eval_uncertainty(x=x_fit, sigma=2)
            axs_g[0].plot(x_fit, y_fit, linestyle="--", color=color, alpha=0.5)
            axs_g[0].fill_between(x_fit, y_fit + y_err, y_fit - y_err, color=color, alpha=0.2)
        axs_g[0].scatter(x_data, y_data, color=color, s=30, label=f"ESM2-{model_size}")
    axs_g[0].set_xlabel(r"$\frac{\text{true a.a.}}{\text{corrupted a.a.}}$", fontsize=14)
    axs_g[0].set_ylabel(r"$I(L; z)$", fontsize=14)
    axs_g[0].set_xscale("log")
    axs_g[0].legend(loc="lower right", fontsize=8)

    # Panel g2: pixel downsampling
    pix = combined_df[combined_df["downsampling_type"] == "pixel"].copy()
    pix["inv_factor"] = 1 / pix["downsampling_level"]
    ova_columns = ["mi_score"] + [c for c in pix.columns if "ova_mi_continuous" in c]
    for i, col in enumerate(ova_columns[::-1]):
        mask = ~pix[col].isna() & ~pix["inv_factor"].isna()
        x_data, y_data = pix[mask]["inv_factor"].values ** 2, pix[mask][col].values
        _, _, result = fit_info_model(x_data, y_data)
        if result:
            x_fit = np.logspace(np.log10(x_data.min() / 5), np.log10(5 * x_data.max()), 100000)
            y_fit = result.eval(x=x_fit)
            y_err = result.eval_uncertainty(x=x_fit, sigma=2)
            axs_g[1].plot(x_fit, y_fit, linestyle="--", color=PALETTE_TISSUE[i], alpha=0.5)
            axs_g[1].fill_between(x_fit, y_fit + y_err, y_fit - y_err, color=PALETTE_TISSUE[i], alpha=0.2)
        axs_g[1].scatter(x_data, y_data, color=PALETTE_TISSUE[i], label=label_map.get(col, col), s=30)
    axs_g[1].set_xlabel(r"$(\text{downsampling factor})^{-1}$", fontsize=14)
    axs_g[1].set_xscale("log")

    # Panel g3: gaussian noise
    gauss = combined_df[combined_df["downsampling_type"] == "gaussian"].copy()
    for i, col in enumerate(ova_columns[::-1]):
        mask = ~gauss[col].isna()
        x_data, y_data = 1 / gauss[mask]["downsampling_level"].values, gauss[mask][col].values
        _, _, result = fit_info_model(x_data, y_data)
        if result:
            x_fit = np.logspace(np.log10(x_data.min() / 5), np.log10(5 * x_data.max()), 100000)
            y_fit = result.eval(x=x_fit)
            y_err = result.eval_uncertainty(x=x_fit, sigma=2)
            axs_g[2].plot(x_fit, y_fit, linestyle="--", color=PALETTE_TISSUE[i], alpha=0.5)
            axs_g[2].fill_between(x_fit, y_fit + y_err, y_fit - y_err, color=PALETTE_TISSUE[i], alpha=0.2)
        axs_g[2].scatter(x_data, y_data, color=PALETTE_TISSUE[i], label=label_map.get(col, col), s=30)
    axs_g[2].set_xlabel(r"$(\text{variance})^{-1}$", fontsize=14)
    axs_g[2].set_xscale("log")
    axs_g[2].legend(loc="upper left", bbox_to_anchor=(1, 1.05), fontsize=8)

    # ========================================================================
    # Panel labels
    # ========================================================================
    for ax, label in zip([ax_a, ax_b, axs_c[0], ax_d, ax_e, axs_f[0], axs_g[0]],
                         ["a)", "b)", "c)", "d)", "e)", "f)", "g)"]):
        x_pos = -0.3 if ax != axs_c[0] else -0.62
        ax.text(x_pos, 1.05, label, transform=ax.transAxes, fontsize=16, fontweight="bold")

    fig.tight_layout()
    fig.savefig(OUT_PDF, bbox_inches="tight")
    fig.savefig(OUT_PNG, dpi=150, bbox_inches="tight")
    print(f"Saved figure -> {os.path.relpath(OUT_PDF, REPO_ROOT)} and {os.path.relpath(OUT_PNG, REPO_ROOT)}")


def main():
    setup_style()
    data = load_data()
    make_figure(data)


if __name__ == "__main__":
    main()
